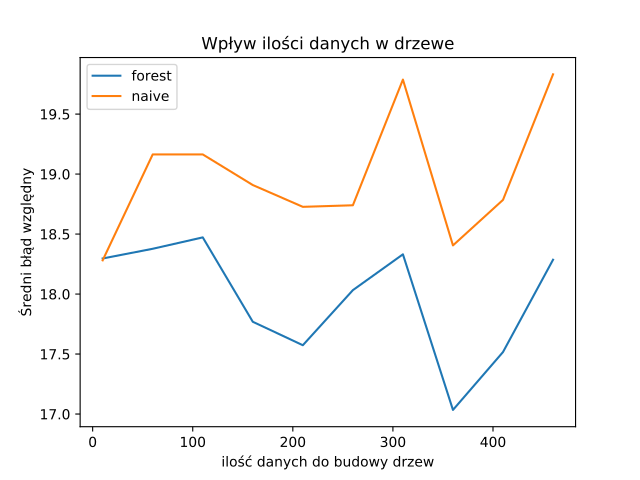

Recreate this plot in Python.
import random_forest
from preparedata import *


if __name__ == '__main__':
    df = load()
    delayed_df = delay(df, 2)
    forest_result = list()
    naive_result = list()

    iterations = 1
    x_axis = range(10, 500, 50)
    for x in x_axis:
        random_forest.tree.config.create_config(min_split_size=30, number_of_predictors_to_draw=5)
        random_forest.forest.config.create_config(data_size_for_tree=x, number_of_trees=50)

        naive_err_sum, forest_err_sum, test_data_count = test(delayed_df, iterations)

        naive_result.append(naive_err_sum/(iterations*test_data_count)*100)
        forest_result.append(forest_err_sum/(iterations*test_data_count)*100)

    import matplotlib.pyplot as plt

    plt.plot(x_axis, forest_result, label="forest")
    plt.plot(x_axis, naive_result, label="naive")
    plt.xlabel('ilość danych do budowy drzew')
    plt.ylabel('Średni błąd względny')
    plt.title('Wpływ ilości danych w drzewe')
    plt.legend()
    plt.show()
